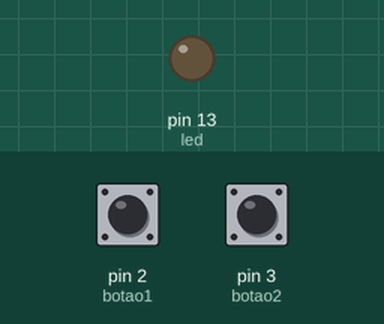
The sketch below on a simulated Arduino Uno, built with avr-gcc and run on an emulated ATmega328P. On the bench: output pins drawn as LEDs (lit = HIGH). Inputs (shaded band) come from the test bench; at power-on: pin 2 (botao1) HIGH, pin 3 (botao2) HIGH.

Above: at 1.2 s.
1.3 s: pin 2 (botao1) pulled LOW for 0.15 s
At 1.7 s:
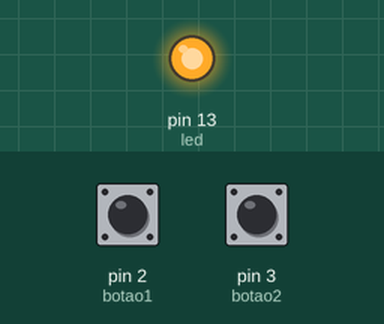
2.9 s: pin 3 (botao2) pulled LOW for 0.15 s
At 4.1 s:
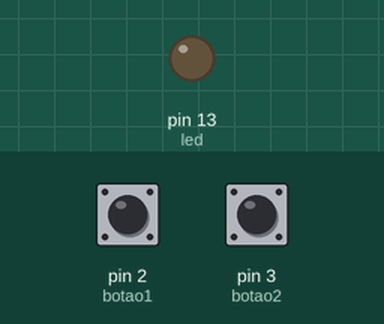
4.5 s: pin 2 (botao1) pulled LOW for 1 s
At 5.3 s:
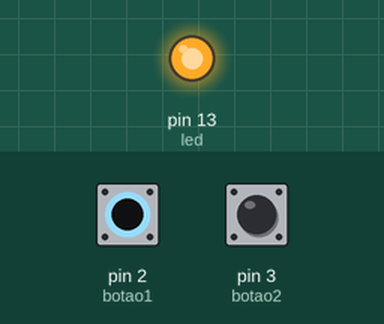
7.0 s: pin 2 (botao1) driven LOW and pin 3 (botao2) driven LOW
At 7.5 s:
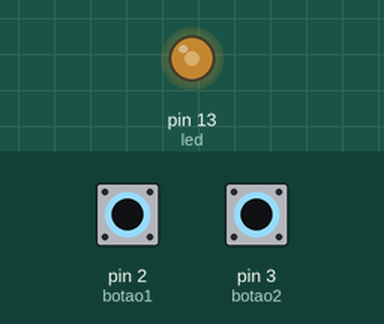
8.5 s: pin 3 (botao2) driven HIGH
At 9.4 s:
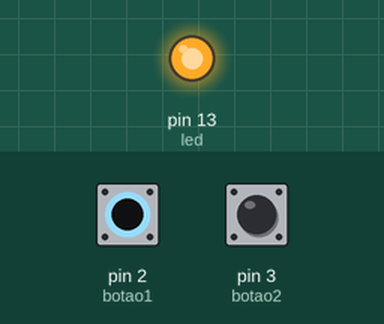
Timing chart, 0 to 11.0 s (numbered marks = the images above; inputs shaded):
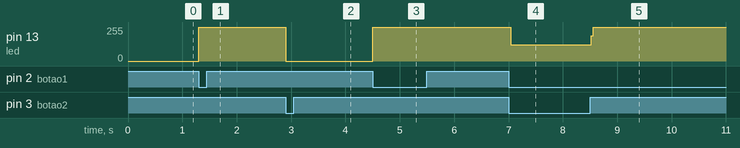

Measured:
- after the input at 1.3 s, pin 13 (led): 0/255 → 255/255 at once
- after the input at 2.9 s, pin 13 (led): 255/255 → 0/255 at once
- after the input at 4.5 s, pin 13 (led): 0/255 → 255/255 at once
- after the input at 7.0 s, pin 13 (led): 255/255 → 122/255 at once
- after the input at 8.5 s, pin 13 (led): 122/255 → 255/255 at once

The sketch:

sketch_aug23b.ino
```cpp
#define botao1 2
#define botao2 3
#define led 13


void setup() {
  pinMode(botao1, INPUT_PULLUP);
  pinMode(botao2, INPUT_PULLUP);
  pinMode(led, OUTPUT);
}

void loop() {
  if(!digitalRead(botao1)){
    digitalWrite(led, 1);
  }

  if(!digitalRead(botao2)){
    digitalWrite(led, 0);
  }
}
```
